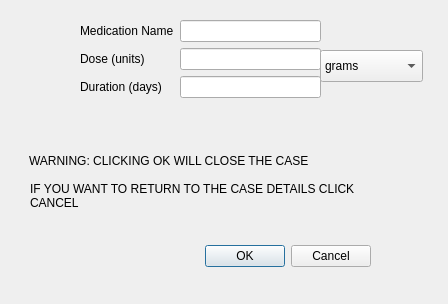
<?xml version="1.0" encoding="UTF-8"?>
<ui version="4.0">
 <class>prescribe_dlg</class>
 <widget class="QDialog" name="prescribe_dlg">
  <property name="geometry">
   <rect>
    <x>0</x>
    <y>0</y>
    <width>448</width>
    <height>304</height>
   </rect>
  </property>
  <property name="windowTitle">
   <string>Prescribe</string>
  </property>
  <widget class="QDialogButtonBox" name="buttonBox">
   <property name="geometry">
    <rect>
     <x>30</x>
     <y>240</y>
     <width>341</width>
     <height>32</height>
    </rect>
   </property>
   <property name="orientation">
    <enum>Qt::Horizontal</enum>
   </property>
   <property name="standardButtons">
    <set>QDialogButtonBox::Cancel|QDialogButtonBox::Ok</set>
   </property>
   <property name="centerButtons">
    <bool>false</bool>
   </property>
  </widget>
  <widget class="QWidget" name="layoutWidget">
   <property name="geometry">
    <rect>
     <x>80</x>
     <y>20</y>
     <width>241</width>
     <height>85</height>
    </rect>
   </property>
   <layout class="QFormLayout" name="formLayout">
    <item row="0" column="0">
     <widget class="QLabel" name="medication_label">
      <property name="text">
       <string>Medication Name</string>
      </property>
     </widget>
    </item>
    <item row="0" column="1">
     <widget class="QLineEdit" name="medication_edit"/>
    </item>
    <item row="1" column="0">
     <widget class="QLabel" name="dose_label">
      <property name="text">
       <string>Dose (units)</string>
      </property>
     </widget>
    </item>
    <item row="1" column="1">
     <widget class="QLineEdit" name="dose_edit"/>
    </item>
    <item row="2" column="0">
     <widget class="QLabel" name="duration_label">
      <property name="text">
       <string>Duration (days)</string>
      </property>
     </widget>
    </item>
    <item row="2" column="1">
     <widget class="QLineEdit" name="duration_edit"/>
    </item>
   </layout>
  </widget>
  <widget class="QLabel" name="label">
   <property name="geometry">
    <rect>
     <x>29</x>
     <y>140</y>
     <width>301</width>
     <height>41</height>
    </rect>
   </property>
   <property name="text">
    <string>WARNING: CLICKING OK WILL CLOSE THE CASE</string>
   </property>
  </widget>
  <widget class="QLabel" name="label_2">
   <property name="geometry">
    <rect>
     <x>30</x>
     <y>170</y>
     <width>341</width>
     <height>51</height>
    </rect>
   </property>
   <property name="text">
    <string>IF YOU WANT TO RETURN TO THE CASE DETAILS CLICK CANCEL</string>
   </property>
   <property name="wordWrap">
    <bool>true</bool>
   </property>
  </widget>
  <widget class="QComboBox" name="units_comboBox">
   <property name="geometry">
    <rect>
     <x>320</x>
     <y>50</y>
     <width>103</width>
     <height>32</height>
    </rect>
   </property>
   <item>
    <property name="text">
     <string>grams</string>
    </property>
   </item>
   <item>
    <property name="text">
     <string>micrograms</string>
    </property>
   </item>
   <item>
    <property name="text">
     <string>milligrams</string>
    </property>
   </item>
   <item>
    <property name="text">
     <string>mls</string>
    </property>
   </item>
   <item>
    <property name="text">
     <string>units</string>
    </property>
   </item>
  </widget>
 </widget>
 <resources/>
 <connections>
  <connection>
   <sender>buttonBox</sender>
   <signal>accepted()</signal>
   <receiver>prescribe_dlg</receiver>
   <slot>accept()</slot>
   <hints>
    <hint type="sourcelabel">
     <x>248</x>
     <y>254</y>
    </hint>
    <hint type="destinationlabel">
     <x>157</x>
     <y>274</y>
    </hint>
   </hints>
  </connection>
  <connection>
   <sender>buttonBox</sender>
   <signal>rejected()</signal>
   <receiver>prescribe_dlg</receiver>
   <slot>reject()</slot>
   <hints>
    <hint type="sourcelabel">
     <x>316</x>
     <y>260</y>
    </hint>
    <hint type="destinationlabel">
     <x>286</x>
     <y>274</y>
    </hint>
   </hints>
  </connection>
 </connections>
</ui>
